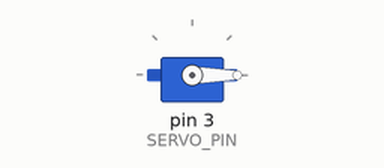
Simulated run of this sketch. Board: Arduino Uno, built with avr-gcc and run on an emulated ATmega328P. On the bench: servo.

Above: at 0.05 s.
At 2.5 s:
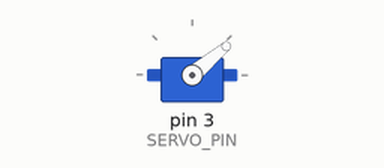
At 5.0 s:
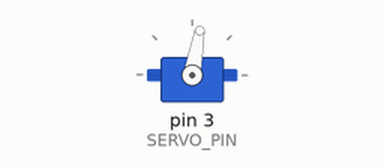
At 10.0 s:
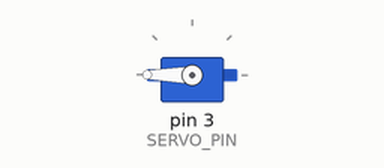
Timing chart, 0 to 13.0 s (numbered marks = the images above):
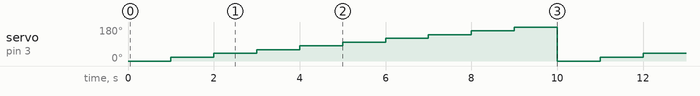

Measured:
- by itself, servo on pin 3 (SERVO_PIN): repeats every 10.0 s: 40° 1.0 s, 60° 1.0 s, 80° 1.0 s, 100° 1.0 s, 120° 1.0 s, 140° 1.0 s, 160° 1.0 s, 180° 1.0 s, 0° 1.0 s, 20° 1.0 s

The sketch:

4th_1910v1.1_for_loop.ino
```cpp
// サーボモータ
//   茶色：    GND
//   赤：      5V
//   オレンジ： 3pin

#include <Servo.h>

Servo myServo;

const int SERVO_PIN = 3; // 3番ピンでサーボモーターを制御

void setup() {
  myServo.attach(SERVO_PIN); // 3番ピンでサーボモーターを制御
  myServo.write(90);         // 90度で初期化
}

void loop() {
  for(int i = 0; i <= 180; i += 20){ // 0から180まで20度ずつ増える
    myServo.write(i);
      delay(1000);
  }
}
```
